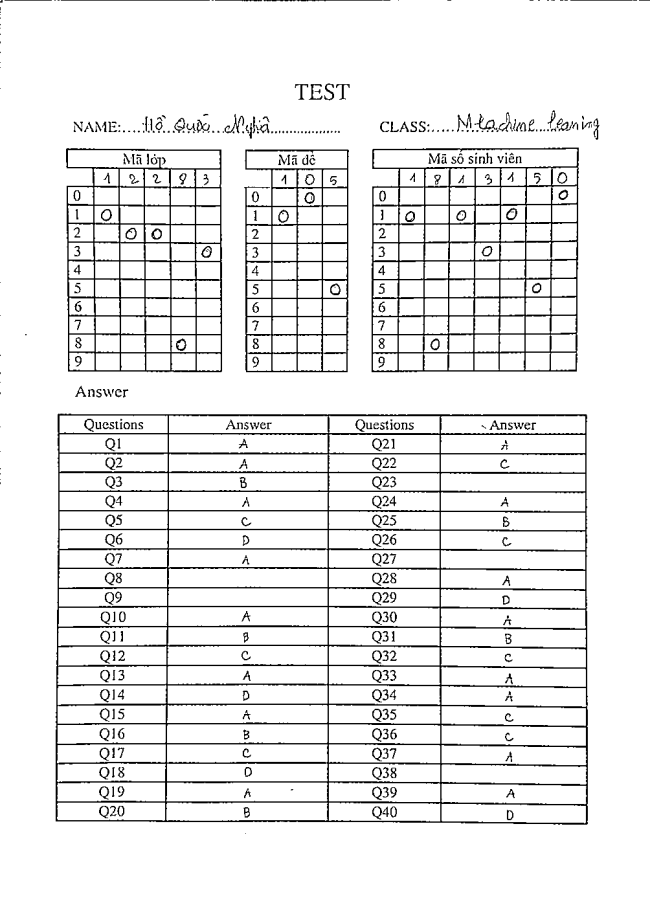
#> input picture imageTest/edit.png, 650 x 903 px
$ python KeyTest.py
#> lines starting #> are read from the running program, lines starting #| are printed output that depends on the picture; after the words box and inside, x2 and y2 are one past the last pixel; in counts of white or black regions, pixels touching at a corner belong together
#> further down, img_sour is the input picture: shape (903, 650, 3); min 0, max 255, mean 235.7
### model/InfomationTest.py
import numpy as np
import cv2
import imutils


def cut_infomation(cnt,img):
    x, y, w, h = cv2.boundingRect(cnt)
    # print('centroid: ({}, {}), (width, height): ({}, {})'.format(x, y, w, h))
    # img = cv2.rectangle(img, (x, y), (x + w, y + h), (0, 255, 0), 2)
    new_img = img[y:y + h, x:x + w]
    return new_img

def cut_image(img_format):

    # convert image from BGR to GRAY to apply canny edge detection algorithm
    gray_img = cv2.cvtColor(img_format, cv2.COLOR_BGR2GRAY)

    # remove noise by blur image
    blurred = cv2.GaussianBlur(gray_img, (5, 5), 0)

    # apply canny edge detection algorithm
    img_canny = cv2.Canny(blurred, 100, 200)
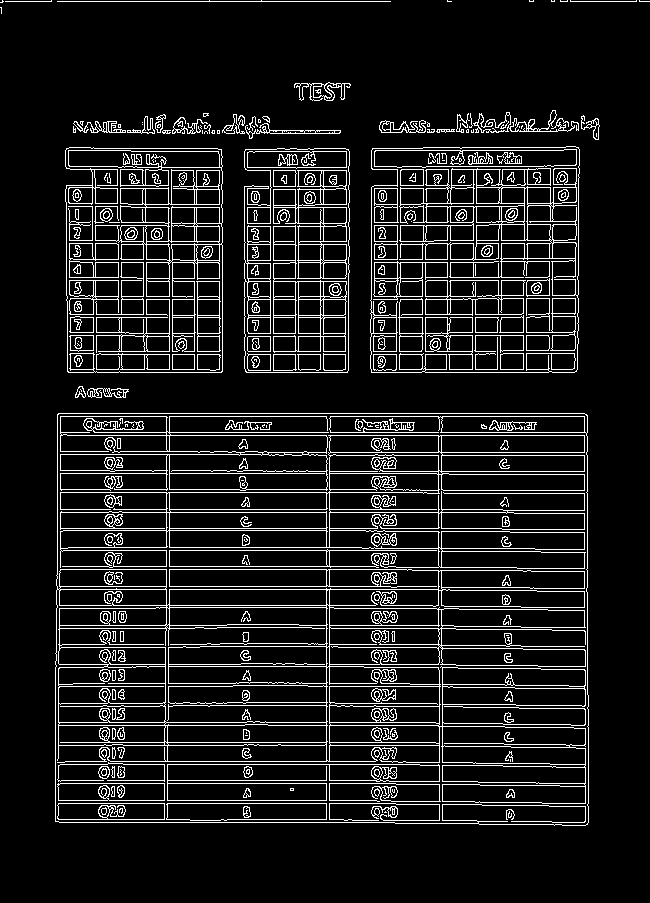
#> img_canny: shape (903, 650); 10.2% white in thin lines or dots

    # find contours
    cnts = cv2.findContours(img_canny.copy(), cv2.RETR_TREE, cv2.CHAIN_APPROX_SIMPLE)
#> cnts = 1097 contours, 325 with area under 20; largest, box (x1, y1, x2, y2) and area: (55, 413, 589, 826) 217598, (55, 413, 589, 826) 124100, (370, 146, 580, 373) 46123, (60, 435, 586, 569) 37951, (65, 147, 223, 373) 34464
    cnts = imutils.grab_contours(cnts)

    # Tìm ra diện tích của toàn bộ các contours
    area_cnt = [cv2.contourArea(cnt) for cnt in cnts]
#> area_cnt = 1097 values, max 217598 at index 0, min 0 at index 8, mean 783.9
    area_sort = np.argsort(area_cnt)[::-1]
#> area_sort = 1097 values, max 1096 at index 1030, min 0 at index 0, mean 548
    # Top 10 contour có diện tích lớn nhất
    area_sort[:10]

    img_class= img_keyTest= img_mssv= img_res=cut_infomation(cnts[area_sort[0]],img_format)
#> in cut_infomation, `x, y, w, h = cv2.boundingRect(cnt)`: x = 55; y = 413; w = 534; h = 413
#> in cut_infomation, `new_img = img[y:y + h, x:x + w]`:
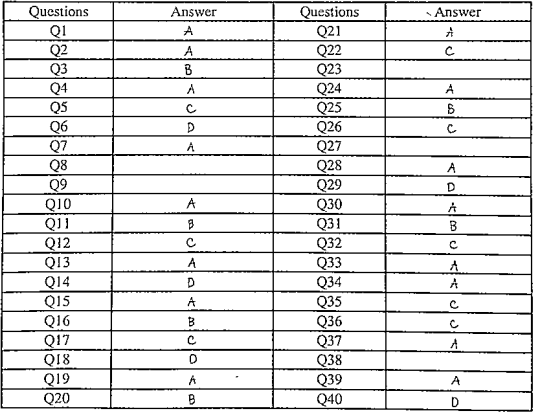
#> new_img: shape (413, 534, 3); min 0, max 255, mean 225.7

    for i in range(len(area_sort)):
        x, y, w, h = cv2.boundingRect(cnts[area_sort[i]])
        # print('centroid: ({}, {}), (width, height): ({}, {})'.format(x, y, w, h))
        # cv2.imshow("hihi",cut_infomation(cnts[area_sort[i]],img_format))
        # cv2.waitKey()
        if y>=140 and y<=150 and h>=220 and h<=230:
            if x>=63 and x<=70 and w>=155 and w<=160:
                img_class= cut_infomation(cnts[area_sort[i]],img_format)
            elif x>=243 and x<=249 and w>=105 and w<=110:
                img_keyTest=cut_infomation(cnts[area_sort[i]],img_format)
            elif x>=370 and x<=377 and w>=205 and w<=215:
                img_mssv =cut_infomation(cnts[area_sort[i]],img_format)
            else :
                print("hiihi")
#> this loop made 1097 passes
#> pass 3, in cut_infomation (call 2), `new_img = img[y:y + h, x:x + w]`:
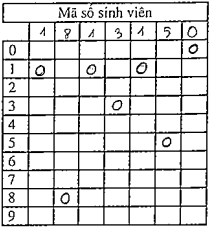
#> new_img: shape (227, 210, 3); min 0, max 255, mean 214.9

    list_coutour={"img_class": imutils.resize(img_class,width=150, height=240),
                 "img_keyTest": imutils.resize(img_keyTest,width=100, height=240),
                 "img_mssv":imutils.resize(img_mssv,width=200, height=240),
                  "img_res":imutils.resize(img_mssv,width=500, height=700)}
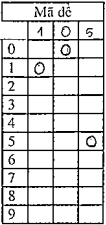
#> img_keyTest: shape (225, 106, 3); min 0, max 255, mean 213
    return list_coutour

### model/KeyTest.py
import imutils
import numpy as np
from InfomationTest import cut_image
import cv2

img_sour =cv2.imread("../imageTest/edit.png")

list_img = cut_image(img_sour)
#> list_img = 4 items

img_class=list_img["img_class"]
#> img_class: shape (214, 150, 3)

def cut_id(img,isKey):
#> called with isKey = False
    i=0
    if isKey==True:
        i=3
    else:i=5

    for j in range(i):
        x1, y1, w1, h1 = 40+38*j, 50, 40, 238
        img = cv2.rectangle(img, (x1, y1), (x1 + w1, y1 + h1), (0, 255, 0), 2)

        new_img = img[(y1+2):(y1 + h1-3), (x1+5):(x1 + w1-5)]
        cv2.imwrite("../outImg/result/{}.png".format(j),new_img)
        result_key(new_img)
#> this loop made 4 passes
#> pass 1, in cut_id, `new_img = img[(y1+2):(y1 + h1-3), (x1+5):(x1 + w1-5)]`:
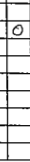
#> new_img: shape (162, 30, 3); min 2, max 255, mean 220
#> pass 1, in result_key, `thresh = cv2.Canny(imgray, 127, 255)`:
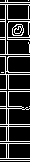
#> thresh: shape (162, 30); 19.8% white in thin lines or dots
#> after the loop:
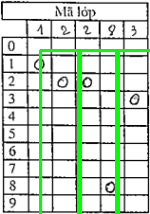
#> img: shape (214, 150, 3); mean of channels 0, 1, 2 197.3, 216.6, 197.3; drawn as B, G, R
        # cv2.imshow("hihi",new_img)
        # cv2.waitKey()
    cv2.imshow("hihi", img)
    cv2.waitKey()

def result_key(img):

#> (the run stopped early here; a loop or call above may not have finished)
